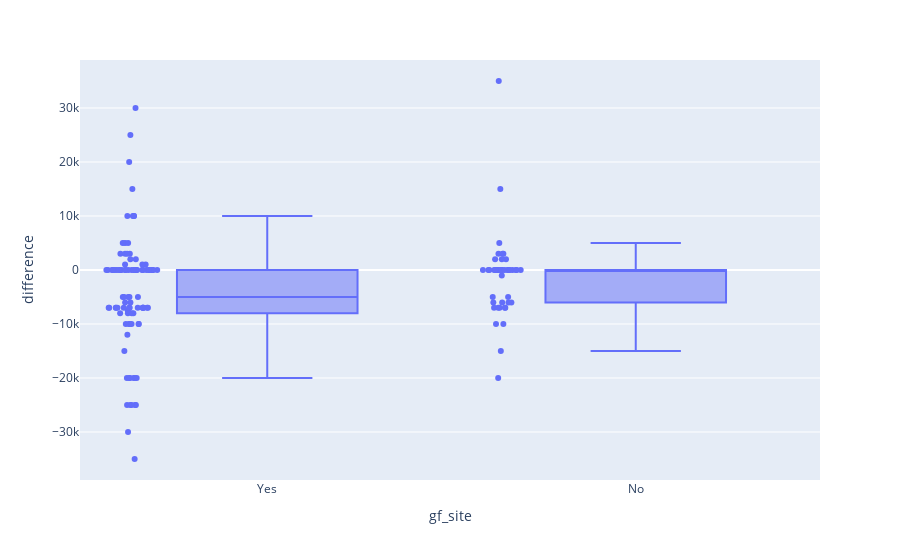

The cell this chart's notebook holds for it:
### Code cell
px.box(data2[(data2['difference']>-50000)&(data2['difference']<50000)], x='gf_site', y='difference',points='all')

### Figure 1 — Plotly figure (JSON) as saved in the notebook; plotly's stock layout.template omitted (floating-point values rounded to 4 significant figures; data arrays with more than 128 entries replaced by an {"elided": "..."} marker saying what was removed)
{"data": [{"alignmentgroup": "True", "boxpoints": "all", "hovertemplate": "gf_site=%{x}<br>difference=%{y}<extra></extra>", "legendgroup": "", "marker": {"color": "#636efa"}, "name": "", "notched": false, "offsetgroup": "", "orientation": "v", "showlegend": false, "type": "box", "x": {"elided": "139 str values"}, "x0": " ", "xaxis": "x", "y": {"elided": "139 int values"}, "y0": " ", "yaxis": "y"}], "layout": {"boxmode": "group", "legend": {"tracegroupgap": 0}, "margin": {"t": 60}, "xaxis": {"anchor": "y", "domain": [0, 1], "title": {"text": "gf_site"}}, "yaxis": {"anchor": "x", "domain": [0, 1], "title": {"text": "difference"}}}}
